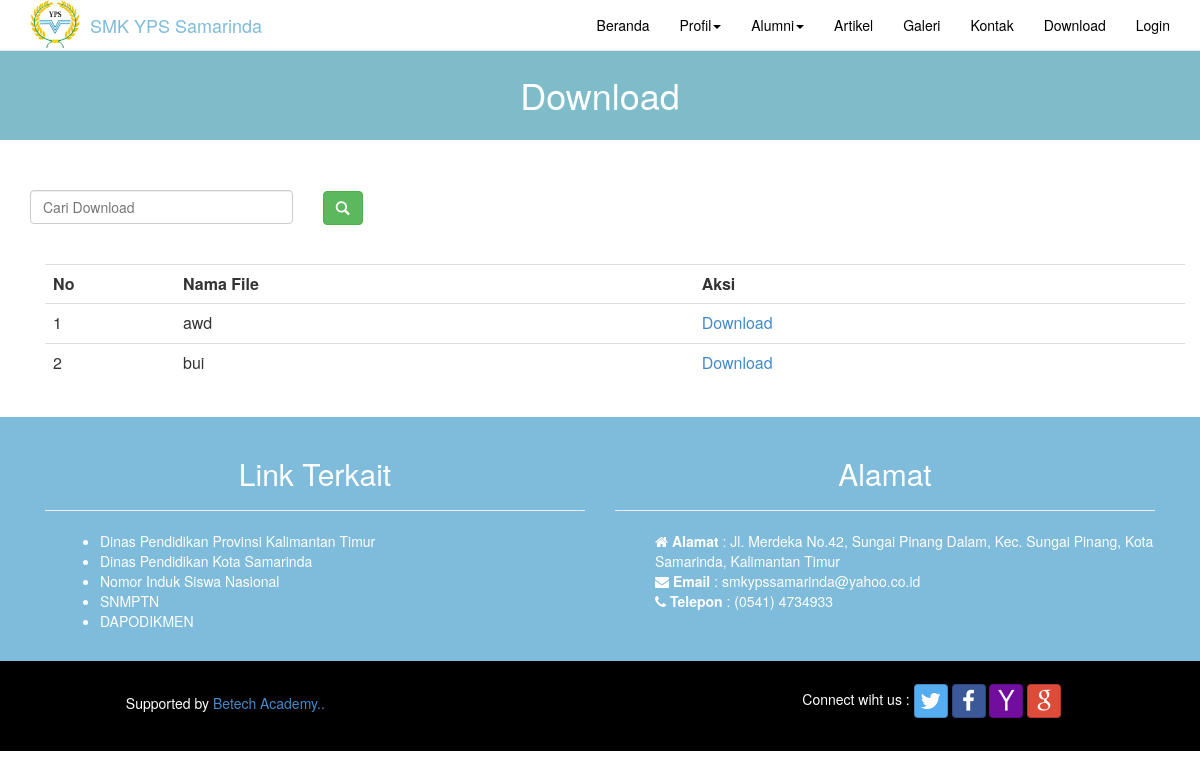
Page /index.php/download on the committed database.
### tables this page shows
CREATE TABLE IF NOT EXISTS `tb_download` (
  `id_download` int(11) NOT NULL AUTO_INCREMENT,
  `nama_file` varchar(100) NOT NULL,
  `judul_file` varchar(100) NOT NULL,
  `ukuran_file` int(11) NOT NULL,
  PRIMARY KEY (`id_download`)
);

CREATE TABLE IF NOT EXISTS `tb_alamat` (
  `id_alamat` int(11) NOT NULL AUTO_INCREMENT,
  `alamat` text NOT NULL,
  `email` varchar(100) NOT NULL,
  `notlp` varchar(20) NOT NULL,
  PRIMARY KEY (`id_alamat`)
);

### application/libraries/template.php (called while the page is built)
<?php if ( ! defined('BASEPATH')) exit('No direct script access allowed');
class Template {
		var $template_data = array();
		function set($name, $value)
		{
			$this->template_data[$name] = $value;
		}
		function load($template = '', $view = '' , $view_data = array(), $return = FALSE)
		{
			$this->CI =& get_instance();
			$this->set('contents', $this->CI->load->view($view, $view_data, TRUE));
			return $this->CI->load->view($template, $this->template_data, $return);
		}
}

### application/controllers/download.php (called while the page is built, shortened)
<?php
class Download extends CI_Controller
{
	function index()
	{
		$data['alamat']=$this->model_alamat->lihatdata();
		$data['download']=$this->model_download->lihatdata();
		$this->template->load('template(1)','front/lihat_download',$data);
	}
}
 ?>

### index.php (called while the page is built, shortened)
<?php
require_once BASEPATH.'core/CodeIgniter.php';

### application/models/model_download.php (called while the page is built, shortened)
<?php
class Model_download extends CI_Model
{
	function lihatdata()
	{
		return $this->db->get_where('tb_download');
	}
}
 ?>

### application/models/model_alamat.php (called while the page is built, shortened)
<?php
class Model_alamat extends CI_Model
{
	function lihatdata()
	{
		return $this->db->get_where('tb_alamat');
	}
}
 ?>

### application/views/front/lihat_download.php (the view, shortened to what this page needs)
 <div>
 		 <h1>Download</h1>
 	</div>
  <?php echo form_open('download/cari_download');?>
  <br>
 <div class="container">
 	<div id="test">
	<div class="row">
	<div class="col-md-3">
	<input type="text" class="form-control" name="keyword" placeholder="Cari Download">
	</div>
	<div class="col-md-2">
	<button type="submit" value="cari" class="glyphicon glyphicon-search btn btn-success"></button>
	</div>
	</div>
</div>
<br><br>
<div class="container">
 <table class="table table-border">
 	<th>No</th>
 	<th>Nama File</th>
 	<th>Aksi</th>
 	<?php
 	$no=1;
 	foreach ($download -> result() as $r) {
 	 ?>
 	 <tr>
 	 	<td width="130"><?php echo $no; ?></td>
 	 	<td><?php echo $r->judul_file;?></td>
 	 	<td ><?php echo anchor(base_url("uploads/".$r->nama_file),'Download');?></td>
 	 </tr>
 	 <?php
 	 $no++;
 		}
 	  ?>
 	  </table>
 </div>
 </div>

### application/views/template(1).php (shortened to what this page needs)
<html lang="en">
<head>
  <link href="<?php echo base_url();?>assets/css/bootstrap.min.css" rel="stylesheet">
  <link href="<?php echo base_url();?>assets/css/template.css" rel="stylesheet">
  <link href="<?php echo base_url();?>assets/css/hover.css" rel="stylesheet">
  <link href="<?php echo base_url();?>assets/css/stylish-portfolio.css" rel="stylesheet">
  <link href="<?php echo base_url();?>assets/css/bootstrap-social.css" rel="stylesheet">
  <link href="<?php echo base_url();?>assets/font-awesome/css/font-awesome.min.css" rel="stylesheet">
</head>
<body>
  <header>
  <nav class="navbar navbar-default navbar-fixed-top" role="navigation">
   <div class="container">
    <div class="navbar-header">
      <a href="#" class="pull-left"><img src="<?php echo base_url('assets/css/img/30401090.png');?>" width="50px;" style="margin-right: 10px"></a><a href="#" class="navbar-brand">SMK YPS Samarinda</a>
    </div>
      <div class="collapse navbar-collapse" id="myNavbar">
      <ul class="nav navbar-nav navbar-right">
      <li><?php echo anchor('index','Beranda',array('class'=>'hvr-overline-from-center'));?></a></li>
      <li class="dropdown">
              <a href="#" class="dropdown-toggle hvr-overline-from-center" data-toggle="dropdown">Profil<span class="caret"></span></a>
            </li>
      <li class="dropdown">
              <a href="#" class="dropdown-toggle hvr-overline-from-center" data-toggle="dropdown">Alumni<span class="caret"></span></a>
      </li>
      <li><?php echo anchor('artikel','Artikel',array('class'=>'hvr-overline-from-center'));?></li>
      <li><?php echo anchor('galeri','Galeri',array('class'=>'hvr-overline-from-center'));?></li>
      <li><?php echo anchor('kontak','Kontak',array('class'=>'hvr-overline-from-center'));?></li>
      <li><?php echo anchor('download','Download',array('class'=>'hvr-overline-from-center'));?></li>
      <li><?php echo anchor('auth/login','Login',array('class'=>'hvr-bounce-to-bottom'))?></li>
      </ul>
      </div>
        </nav>
        </div></div></nav></header>
  <div>
  <div>
     <?php echo $contents;?>
  </div>
    <div id="services" class="services">
      <div class="container">
        <div class="col-md-6">
           <h2 align="center">Link Terkait</h2>
           <hr>
           <div class="col-md-12">
              <ul class="arrow">
                        <li><a href="http://disdik.kaltimprov.go.id/" target="_blank" >Dinas Pendidikan Provinsi Kalimantan Timur</a></li>
                        <li><a href="http://disdik.samarindakota.go.id/" target="_blank">Dinas Pendidikan Kota Samarinda</a></li>
                        <li><a href="http://nisn.data.kemdikbud.go.id/page/data" target="_blank">Nomor Induk Siswa Nasional</a></li>
                        <li><a href="http://snmptn.ac.id/" target="_blank">SNMPTN</a></li>
                        <li><a href="http://dapo.dikmen.kemdikbud.go.id/" target="_blank">DAPODIKMEN</a></li>
                    </ul>
            </div>
        </div>
      <div class="col-md-6">
      <h2 align="center">Alamat</h2>
                <hr>
                  <ul class="arrow">
                  <?php foreach ($alamat->result() as $r)
                  {
                  ?>
                        <i class="fa fa-home"></i>
                        <strong>Alamat</strong> : <?php echo $r->alamat;?>
                        <br>
                        <i class="fa fa-envelope"></i>
                        <strong>Email</strong> : <a href="mailto:<?php echo $r->email; ?>"><?php echo $r->email;?></a> <br>
                        <i class="fa fa-phone"></i>
                        <strong>Telepon</strong> : <?php echo $r->notlp;?>
                  <?php } ?>
                  </ul>
                </div>
            </div>
    </div>
    </div>
  <footer class="footer">
  <div class="container-fluid">
          <div class="col-md-4">
            <p align="center" style="color: white;padding-top: 9px;">Supported by <a href="http://betech.academy/">Betech Academy..</a></p>
          </div>
           <div class="col-md-4 col-md-offset-4">
               <p style="color: white">Connect wiht us :
               <a class="btn btn-social-icon btn-twitter" href="https://twitter.com/"><span class="fa fa-twitter"></span></a>
               <a class="btn btn-social-icon btn-facebook" href="https://www.facebook.com/smkypssmd/"><span class="fa fa-facebook"></span></a>
               <a class="btn btn-social-icon btn-yahoo" href="https://id.yahoo.com/?p=us/"><span class="fa fa-yahoo"></span></a>
               <a class="btn btn-social-icon btn-google" href="https://gmail.com/"><span class="fa fa-google"></span></a>
          </div>
        </div>
</footer>
</body>
</html>

### assets/css/template.css (style rules this page uses)
h1 { background-color:#7fbcca; color: white; text-align:center; padding: 25px; margin-top: 50px; }
.arrow a { color: white; }
.navbar-default { background-color:white; color:white; border-radius:0; }
.navbar-default .navbar-nav > li > a { color:black; }
.navbar-default .navbar-brand { color:#7fbbda; }

### assets/css/stylish-portfolio.css (style rules this page uses)
.services { width: 100%; background: #7fbbda; padding: 20px 0; color: #ffffff; }
.footer { width: 100%; padding: 23px; background-color: black; }

### application/views/template(1).php (style rules this page uses)
.navbar .navbar-nav { display: inline-block; float: none; vertical-align: top; }
.navbar .navbar-collapse { text-align: center; }

### application/views/front/lihat_download.php (style rules this page uses)
#test { margin-top: 20px; }

### rows in the picture
tb_download: judul_file "awd", nama_file "Download"
tb_download: judul_file "bui", nama_file "Download"
tb_alamat: alamat "Jl. Merdeka No.42, Sungai Pinang Dalam, Kec. Sungai Pinang, Kota Samarinda, Kalimantan Timur", email "smkypssamarinda@yahoo.co.id", notlp "(0541) 4734933"

### other values in the picture
anchor('index','Beranda',array('class'=>'hvr-overline-from-center')) "Beranda"
anchor('artikel','Artikel',array('class'=>'hvr-overline-from-center')) "Artikel"
anchor('galeri','Galeri',array('class'=>'hvr-overline-from-center')) "Galeri"
anchor('kontak','Kontak',array('class'=>'hvr-overline-from-center')) "Kontak"
anchor('auth/login','Login',array('class'=>'hvr-bounce-to-bottom')) "Login"
